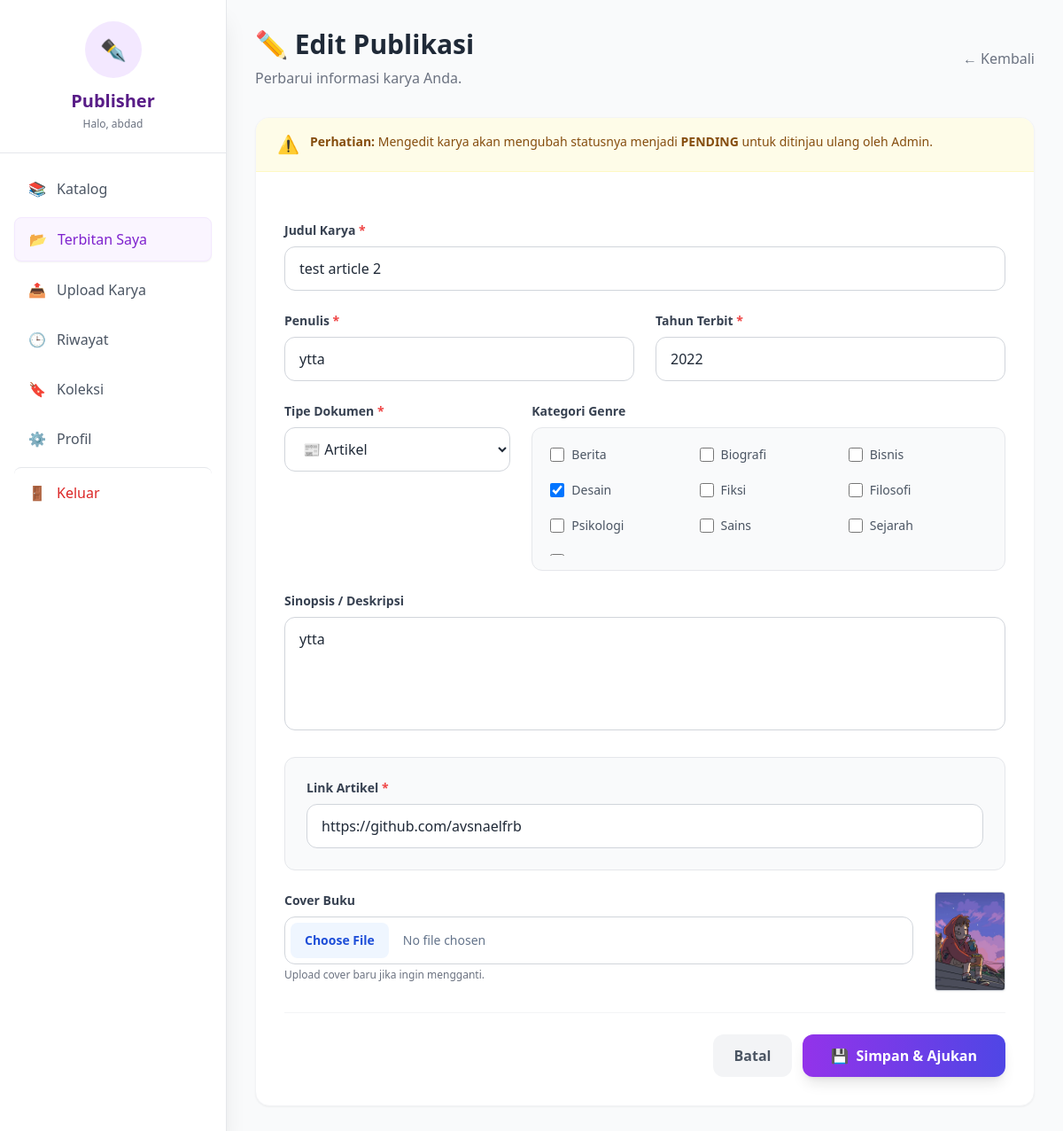
Page /Frontend/edit_book.php?id=65 (signed in) on the committed database.
### tables this page shows
CREATE TABLE `users` (
  `id` int(11) NOT NULL,
  `name` varchar(255) NOT NULL,
  `email` varchar(255) NOT NULL,
  `password` varchar(255) NOT NULL,
  `nim` varchar(50) NOT NULL,
  `role` enum('ADMIN','USER','PENERBIT') DEFAULT 'USER',
  `request_penerbit` enum('0','1') DEFAULT '0',
  `created_at` timestamp NOT NULL DEFAULT current_timestamp()
);

CREATE TABLE `books` (
  `id` int(11) NOT NULL,
  `title` varchar(255) NOT NULL,
  `author` varchar(255) NOT NULL,
  `description` text DEFAULT NULL,
  `cover` varchar(255) DEFAULT NULL,
  `file_path` varchar(255) DEFAULT NULL,
  `link` text DEFAULT NULL,
  `year` int(11) DEFAULT NULL,
  `type` enum('BOOK','JOURNAL','ARTICLE') DEFAULT 'BOOK',
  `status` enum('APPROVED','PENDING','REJECTED') DEFAULT 'APPROVED',
  `uploaded_by` int(11) DEFAULT NULL,
  `created_at` timestamp NOT NULL DEFAULT current_timestamp()
);

CREATE TABLE `genres` (
  `id` int(11) NOT NULL,
  `name` varchar(100) NOT NULL
);

### Frontend/edit_book.php (the view, shortened to what this page needs)
<?php
require_once dirname(__DIR__) . '/Backend/config.php';
$user_id = $_SESSION['user_id'];
$id_buku = isset($_GET['id']) ? (int)$_GET['id'] : 0;
$query_check = "SELECT * FROM books WHERE id = $id_buku AND uploaded_by = $user_id";
$result_check = mysqli_query($conn, $query_check);
$book = mysqli_fetch_assoc($result_check);
$current_genres = [];
$q_genre = mysqli_query($conn, "SELECT genre_id FROM book_genres WHERE book_id = $id_buku");
while ($row = mysqli_fetch_assoc($q_genre)) {
    $current_genres[] = $row['genre_id'];
}
$genres_list = mysqli_query($conn, "SELECT * FROM genres ORDER BY name ASC");
$u_res = mysqli_query($conn, "SELECT * FROM users WHERE id=$user_id");
$current_user = mysqli_fetch_assoc($u_res);
?>
<!DOCTYPE html>
<html lang="id">
<head>
    <script src="https://cdn.tailwindcss.com"></script>
</head>
<body class="bg-gray-50 font-sans text-gray-800">
    <div class="flex min-h-screen">
        <aside id="sidebar" class="w-64 bg-white shadow-xl fixed inset-y-0 left-0 z-40 border-r transform -translate-x-full lg:translate-x-0 sidebar-transition h-full overflow-y-auto">
            <div class="p-6 border-b flex flex-col items-center relative">
                <div class="w-16 h-16 bg-purple-100 text-purple-600 rounded-full flex items-center justify-center text-2xl mb-3">✒️</div>
                <h1 class="text-xl font-bold text-purple-900">Publisher</h1>
                <p class="text-xs text-gray-500 mt-1">Halo, <?= htmlspecialchars($current_user['name']) ?></p>
            </div>
            <nav class="p-4 space-y-2">
                <a href="dashboard-publisher.php" class="flex items-center gap-3 px-4 py-3 text-gray-600 hover:bg-purple-50 hover:text-purple-700 rounded-lg font-medium transition duration-200"><span>📚</span> Katalog</a>
                <a href="my_publications.php" class="flex items-center gap-3 px-4 py-3 bg-purple-50 text-purple-700 rounded-lg font-medium border border-purple-100 shadow-sm"><span>📂</span> Terbitan Saya</a>
                <a href="upload.php" class="flex items-center gap-3 px-4 py-3 text-gray-600 hover:bg-purple-50 hover:text-purple-700 rounded-lg font-medium transition duration-200"><span>📤</span> Upload Karya</a>
                <a href="history.php" class="flex items-center gap-3 px-4 py-3 text-gray-600 hover:bg-purple-50 hover:text-purple-700 rounded-lg font-medium transition"><span>🕒</span> Riwayat</a>
                <a href="saved_books.php" class="flex items-center gap-3 px-4 py-3 text-gray-600 hover:bg-purple-50 hover:text-purple-700 rounded-lg font-medium transition duration-200"><span>🔖</span> Koleksi</a>
                <a href="profile.php" class="flex items-center gap-3 px-4 py-3 text-gray-600 hover:bg-purple-50 hover:text-purple-700 rounded-lg font-medium transition"><span>⚙️</span> Profil</a>
                <a href="logout.php" class="flex items-center gap-3 px-4 py-3 text-red-600 hover:bg-red-50 rounded-lg mt-auto pt-4 border-t"><span>🚪</span> Keluar</a>
            </nav>
        </aside>
        <main class="flex-1 lg:ml-64 p-4 lg:p-8 transition-all duration-300">
            <div class="max-w-4xl mx-auto">
                <div class="mb-8 flex items-center justify-between">
                    <div>
                        <h2 class="text-3xl font-bold text-gray-800 mb-2">✏️ Edit Publikasi</h2>
                        <p class="text-gray-500">Perbarui informasi karya Anda.</p>
                    </div>
                    <a href="my_publications.php" class="text-gray-500 hover:text-purple-600 font-medium">← Kembali</a>
                </div>
                <div class="bg-white rounded-2xl shadow-sm border border-gray-100 overflow-hidden">
                    <div class="bg-yellow-50 border-b border-yellow-100 px-6 py-4 flex items-start gap-3">
                        <span class="text-yellow-600 text-xl">⚠️</span>
                        <p class="text-sm text-yellow-800 leading-relaxed">
                            <strong>Perhatian:</strong> Mengedit karya akan mengubah statusnya menjadi <span class="font-bold">PENDING</span> untuk ditinjau ulang oleh Admin.
                        </p>
                    </div>
                    <form method="POST" enctype="multipart/form-data" class="p-6 lg:p-8 space-y-6">
                        <div>
                            <label class="block text-sm font-bold text-gray-700 mb-2">Judul Karya <span class="text-red-500">*</span></label>
                            <input type="text" name="title" value="<?= htmlspecialchars($book['title']) ?>" required class="w-full px-4 py-3 border border-gray-300 rounded-xl focus:ring-2 focus:ring-purple-200 outline-none transition">
                        </div>
                        <div class="grid grid-cols-1 md:grid-cols-2 gap-6">
                            <div>
                                <label class="block text-sm font-bold text-gray-700 mb-2">Penulis <span class="text-red-500">*</span></label>
                                <input type="text" name="author" value="<?= htmlspecialchars($book['author']) ?>" required class="w-full px-4 py-3 border border-gray-300 rounded-xl focus:ring-2 focus:ring-purple-200 outline-none">
                            </div>
                            <div>
                                <label class="block text-sm font-bold text-gray-700 mb-2">Tahun Terbit <span class="text-red-500">*</span></label>
                                <input type="number" name="year" value="<?= htmlspecialchars($book['year']) ?>" required class="w-full px-4 py-3 border border-gray-300 rounded-xl focus:ring-2 focus:ring-purple-200 outline-none">
                            </div>
                        </div>
                        <div class="grid grid-cols-1 md:grid-cols-3 gap-6">
                            <div class="md:col-span-1">
                                <label class="block text-sm font-bold text-gray-700 mb-2">Tipe Dokumen <span class="text-red-500">*</span></label>
                                <select name="type" id="docType" class="w-full px-4 py-3 border border-gray-300 rounded-xl bg-white focus:ring-2 focus:ring-purple-200 outline-none cursor-pointer">
                                    <option value="ARTICLE" <?= $book['type'] == 'ARTICLE' ? 'selected' : '' ?>>📰 Artikel</option>
                                </select>
                            </div>
                            <div class="md:col-span-2">
                                <label class="block text-sm font-bold text-gray-700 mb-2">Kategori Genre</label>
                                <div class="bg-gray-50 p-4 rounded-xl border border-gray-200">
                                    <div class="grid grid-cols-2 sm:grid-cols-3 gap-3 max-h-32 overflow-y-auto genre-scroll pr-2">
                                        <?php mysqli_data_seek($genres_list, 0);
                                        while ($g = mysqli_fetch_assoc($genres_list)):
                                            $isChecked = in_array($g['id'], $current_genres) ? 'checked' : '';
                                        ?>
                                            <label class="inline-flex items-center space-x-2 cursor-pointer group p-1 hover:bg-white rounded transition">
                                                <input type="checkbox" name="genres[]" value="<?= $g['id'] ?>" <?= $isChecked ?> class="form-checkbox text-purple-600 rounded focus:ring-purple-500 h-4 w-4 border-gray-300">
                                                <span class="text-sm text-gray-600 group-hover:text-purple-700 font-medium"><?= htmlspecialchars($g['name']) ?></span>
                                            </label>
                                        <?php endwhile; ?>
                                    </div>
                                </div>
                            </div>
                        </div>
                        <div>
                            <label class="block text-sm font-bold text-gray-700 mb-2">Sinopsis / Deskripsi</label>
                            <textarea name="description" class="w-full px-4 py-3 border border-gray-300 rounded-xl h-32 focus:ring-2 focus:ring-purple-200 outline-none resize-none"><?= htmlspecialchars($book['description']) ?></textarea>
                        </div>
                        <div class="bg-gray-50 p-6 rounded-xl border border-gray-200 transition-all duration-300">
                            <div id="inputLink" class="<?= $book['type'] == 'ARTICLE' ? '' : 'hidden' ?>">
                                <label class="block text-sm font-bold text-gray-700 mb-2">Link Artikel <span class="text-red-500">*</span></label>
                                <input type="url" name="link" id="linkInput" value="<?= htmlspecialchars($book['link'] ?? '') ?>"
                                    class="w-full px-4 py-3 border border-gray-300 rounded-xl focus:ring-2 focus:ring-green-200 focus:border-green-400 outline-none transition placeholder-gray-400"
                                    placeholder="https://...">
                            </div>
                        </div>
                        <div class="relative group mt-4 flex gap-6 items-start">
                            <div class="flex-1">
                                <label class="block text-sm font-bold text-gray-700 mb-2">Cover Buku</label>
                                <input type="file" name="cover" accept="image/*"
                                    class="block w-full text-sm text-slate-500 file:mr-4 file:py-2.5 file:px-4 file:rounded-lg file:border-0 file:text-sm file:font-bold file:bg-blue-50 file:text-blue-700 hover:file:bg-blue-100 cursor-pointer border border-gray-300 rounded-xl p-1.5 bg-white focus:outline-none focus:ring-2 focus:ring-blue-200">
                                <p class="text-xs text-gray-500 mt-1">Upload cover baru jika ingin mengganti.</p>
                            </div>
                            <?php if (!empty($book['cover'] ?? '')): ?>
                                <div class="w-20 h-28 bg-gray-200 rounded overflow-hidden shadow-sm border border-gray-300">
                                    <img src="../uploads/covers/<?= htmlspecialchars($book['cover']) ?>" class="w-full h-full object-cover">
                                </div>
                            <?php endif; ?>
                        </div>
                        <div class="pt-6 border-t border-gray-100 flex justify-end gap-3">
                            <a href="my_publications.php" class="px-6 py-3 rounded-xl font-bold text-gray-600 bg-gray-100 hover:bg-gray-200 transition">Batal</a>
                            <button type="submit" class="px-8 py-3 bg-gradient-to-r from-purple-600 to-indigo-600 text-white rounded-xl font-bold shadow-lg hover:shadow-xl hover:from-purple-700 hover:to-indigo-700 transition transform hover:-translate-y-0.5 flex items-center gap-2">
                                <span>💾</span> Simpan & Ajukan
                            </button>
                        </div>
                    </form>
                </div>
            </div>
        </main>
    </div>
</body>
</html>

### Frontend/edit_book.php (style rules this page uses)
.sidebar-transition { transition: transform 0.3s ease-in-out; }

### rows in the picture
users: name "abdad"
books: title "test article 2", author "ytta", year "2022", type "📰 Artikel", description "ytta", link "https://github.com/avsnaelfrb", cover (picture)
genres: name "Berita"
genres: name "Biografi"
genres: name "Bisnis"
genres: name "Desain"
genres: name "Fiksi"
genres: name "Filosofi"
genres: name "Psikologi"
genres: name "Sains"
genres: name "Sejarah"
